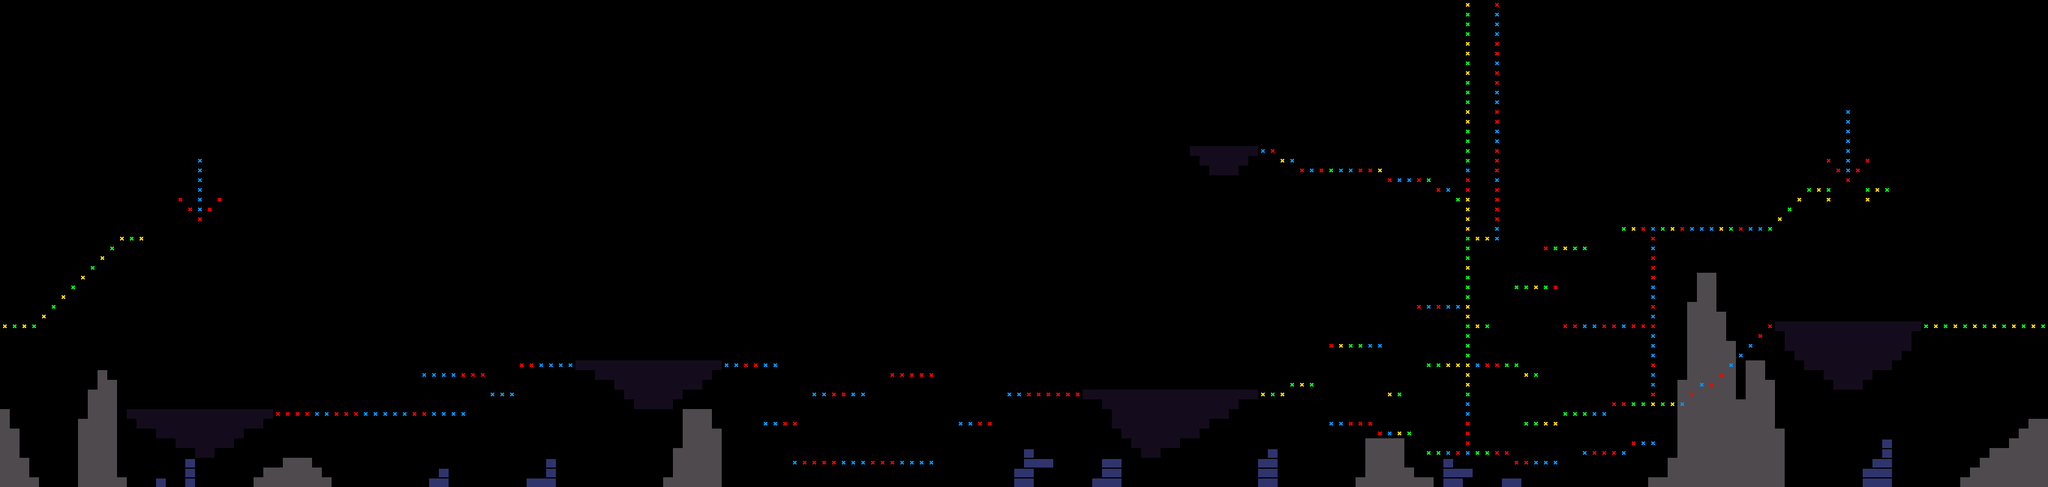

The image is a tile-based game level rendered from a .tmx file. Its description and source (layers, tilesets, objects; grid data summarised) follow:
An orthogonal 210x50 tile map with 16x16 px tiles, 5 tile layers (PARALLAXB, PARALLAXF, BACK, GROUND, ...) and 98 objects (10x path, secret).

<map version="1.0" tiledversion="1.0.2" orientation="orthogonal" renderorder="right-down" width="210" height="50" tilewidth="16" tileheight="16" nextobjectid="268">
 <tileset firstgid="1" name="tileset_basic" tilewidth="16" tileheight="16" spacing="1" tilecount="50" columns="10">
  <image source="../sprites/tilesets/tileset_mansion.png" width="170" height="85" />
 </tileset>
 <layer name="PARALLAXB" width="210" height="50">
  <data>[10500 cells, 58 non-empty, 1 distinct tile ids]</data>
 </layer>
 <layer name="PARALLAXF" width="210" height="50">
  <data>[10500 cells, 339 non-empty, 1 distinct tile ids]</data>
 </layer>
 <layer name="BACK" width="210" height="50">
  <data>[10500 cells, 0 non-empty, 0 distinct tile ids]</data>
 </layer>
 <layer name="GROUND" width="210" height="50">
  <data>[10500 cells, 625 non-empty, 5 distinct tile ids]</data>
 </layer>
 <layer name="FRONT" width="210" height="50">
  <data>[10500 cells, 0 non-empty, 0 distinct tile ids]</data>
 </layer>
 <objectgroup color="#2f5a36" name="SOLID" opacity="0.27">
  <object id="150" x="208" y="672" width="240" height="16" />
  <object id="151" x="224" y="688" width="208" height="16" />
  <object id="152" x="256" y="704" width="144" height="16" />
  <object id="153" x="288" y="720" width="96" height="16" />
  <object id="154" x="320" y="736" width="32" height="16" />
  <object id="155" x="448" y="672" width="64" height="16" />
  <object id="156" x="544" y="672" width="48" height="16" />
  <object id="157" x="672" y="672" width="32" height="16" />
  <object id="158" x="752" y="608" width="48" height="16" />
  <object id="159" x="848" y="592" width="32" height="16" />
  <object id="160" x="1184" y="592" width="32" height="16" />
  <object id="161" x="1248" y="592" width="32" height="16" />
  <object id="162" x="1328" y="640" width="32" height="16" />
  <object id="164" x="1392" y="640" width="32" height="16" />
  <object id="165" x="1248" y="688" width="32" height="16" />
  <object id="166" x="1296" y="752" width="16" height="16" />
  <object id="167" x="1376" y="752" width="48" height="16" />
  <object id="168" x="1472" y="752" width="64" height="16" />
  <object id="169" x="1568" y="688" width="32" height="16" />
  <object id="170" x="1648" y="640" width="32" height="16" />
  <object id="172" x="1776" y="640" width="288" height="16" />
  <object id="173" x="1808" y="656" width="224" height="16" />
  <object id="175" x="1824" y="672" width="160" height="32" />
  <object id="177" x="1984" y="672" width="32" height="16" />
  <object id="178" x="1840" y="704" width="128" height="16" />
  <object id="179" x="1856" y="720" width="80" height="16" />
  <object id="181" x="1872" y="736" width="32" height="16" />
  <object id="182" x="2912" y="528" width="240" height="16" />
  <object id="183" x="2928" y="544" width="208" height="32" />
  <object id="184" x="2944" y="576" width="176" height="16" />
  <object id="185" x="2960" y="592" width="144" height="16" />
  <object id="186" x="2992" y="608" width="80" height="16" />
  <object id="187" x="3008" y="624" width="48" height="16" />
  <object id="189" x="2064" y="640" width="48" height="16" />
  <object id="190" x="2112" y="624" width="48" height="16" />
  <object id="191" x="2192" y="560" width="48" height="16" />
  <object id="192" x="2272" y="640" width="32" height="16" />
  <object id="193" x="2336" y="592" width="64" height="16" />
  <object id="194" x="2400" y="320" width="16" height="336" />
  <object id="195" x="2416" y="528" width="32" height="16" />
  <object id="196" x="2480" y="464" width="64" height="16" />
  <object id="197" x="2544" y="400" width="64" height="16" />
  <object id="198" x="2464" y="592" width="32" height="16" />
  <object id="201" x="2336" y="736" width="32" height="16" />
  <object id="202" x="2416" y="736" width="32" height="16" />
  <object id="203" x="2496" y="688" width="64" height="16" />
  <object id="204" x="2560" y="672" width="48" height="16" />
  <object id="205" x="2672" y="656" width="80" height="16" />
  <object id="207" x="2656" y="368" width="32" height="16" />
  <object id="208" x="2720" y="368" width="32" height="16" />
  <object id="210" x="2816" y="368" width="32" height="16" />
  <object id="212" x="944" y="592" width="240" height="16" />
  <object id="215" x="976" y="608" width="192" height="16" />
  <object id="216" x="1008" y="624" width="144" height="16" />
  <object id="217" x="1024" y="640" width="96" height="16" />
  <object id="218" x="1040" y="656" width="64" height="16" />
  <object id="219" x="2288" y="704" width="32" height="16" />
  <object id="220" x="2496" y="608" width="32" height="16" />
  <object id="225" x="2400" y="0" width="16" height="272" />
  <object id="226" x="1952" y="240" width="112" height="16" />
  <object id="227" x="1968" y="256" width="80" height="16" />
  <object id="228" x="1984" y="272" width="48" height="16" />
  <object id="229" x="2096" y="256" width="16" height="16" />
  <object id="230" x="2176" y="272" width="16" height="16" />
  <object id="231" x="2256" y="272" width="16" height="16" />
  <object id="232" x="2336" y="288" width="16" height="16" />
  <object id="233" x="2384" y="320" width="16" height="16" />
  <object id="234" x="2416" y="384" width="32" height="16" />
  <object id="235" x="192" y="384" width="48" height="16" />
  <object id="236" x="176" y="400" width="16" height="16" />
  <object id="237" x="160" y="416" width="16" height="16" />
  <object id="238" x="144" y="432" width="16" height="16" />
  <object id="239" x="128" y="448" width="16" height="16" />
  <object id="240" x="112" y="464" width="16" height="16" />
  <object id="241" x="96" y="480" width="16" height="16" />
  <object id="242" x="80" y="496" width="16" height="16" />
  <object id="243" x="64" y="512" width="16" height="16" />
  <object id="244" x="-16" y="528" width="80" height="16" />
  <object id="245" x="3152" y="528" width="208" height="16" />
  <object id="259" x="2896" y="368" width="16" height="16" />
  <object id="260" x="2912" y="352" width="16" height="16" />
  <object id="261" x="2928" y="336" width="16" height="16" />
  <object id="262" x="2944" y="320" width="16" height="16" />
  <object id="263" x="2960" y="304" width="48" height="16" />
  <object id="264" x="2992" y="320" width="16" height="16" />
  <object id="265" x="3056" y="304" width="16" height="32" />
  <object id="266" x="3072" y="304" width="32" height="16" />
 </objectgroup>
 <objectgroup name="ENTITIES">
  <object id="246" name="path" gid="1" x="896" y="544" width="16" height="16" />
  <object id="247" name="path" gid="1" x="912" y="544" width="16" height="16" />
  <object id="248" name="path" gid="1" x="1360" y="592" width="16" height="16" />
  <object id="249" name="path" gid="1" x="1376" y="592" width="16" height="16" />
  <object id="250" name="path" gid="1" x="2336" y="672" width="16" height="16" />
  <object id="251" name="path" gid="1" x="2352" y="672" width="16" height="16" />
  <object id="254" name="path" gid="1" x="2688" y="640" width="16" height="16" />
  <object id="255" name="path" gid="1" x="2720" y="640" width="16" height="16" />
  <object id="256" name="path" gid="1" x="2544" y="368" width="16" height="16" />
  <object id="257" name="path" gid="1" x="2560" y="368" width="16" height="16" />
  <object id="258" name="secret" gid="1" x="2000" y="208" width="16" height="16" />
 </objectgroup>
 <objectgroup color="#f10000" name="CLIMB" opacity="0.28" />
</map>
